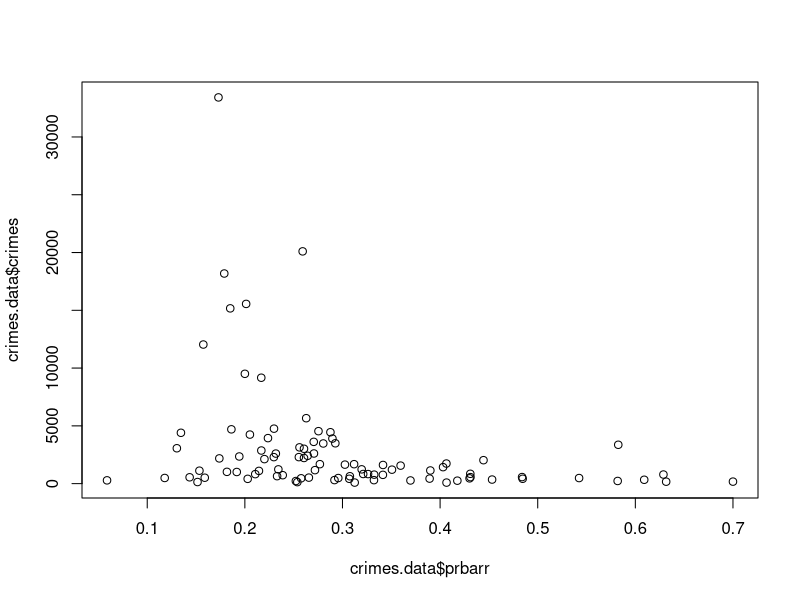
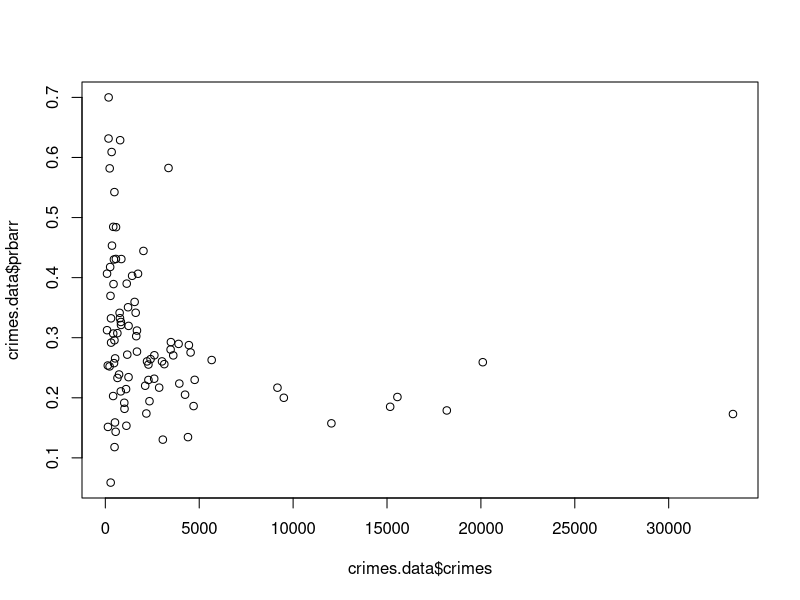
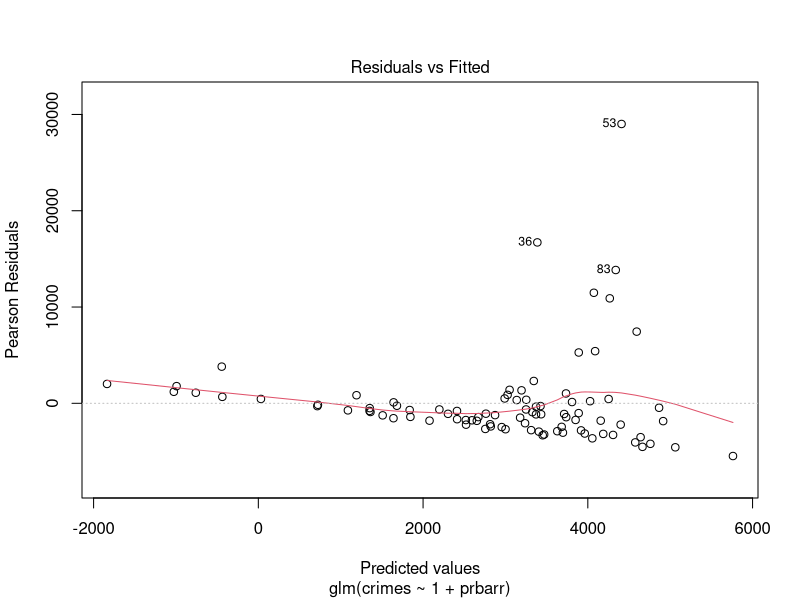
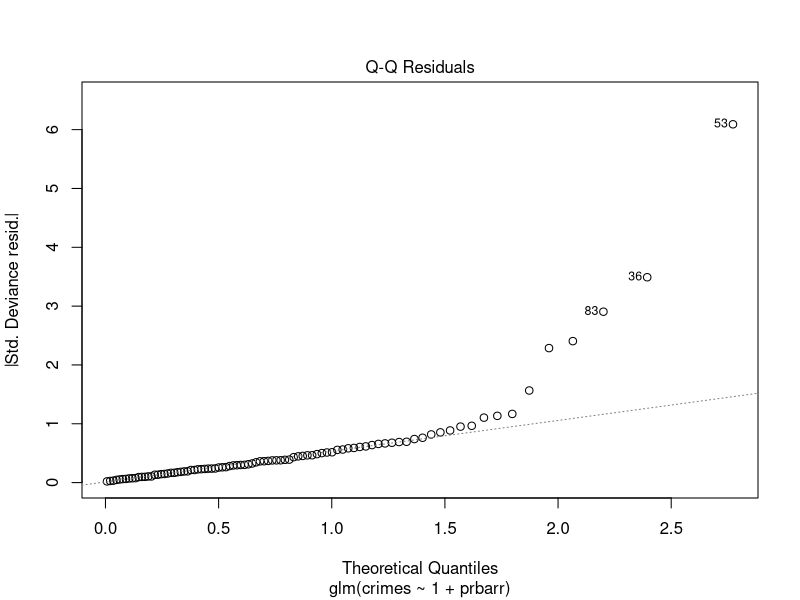
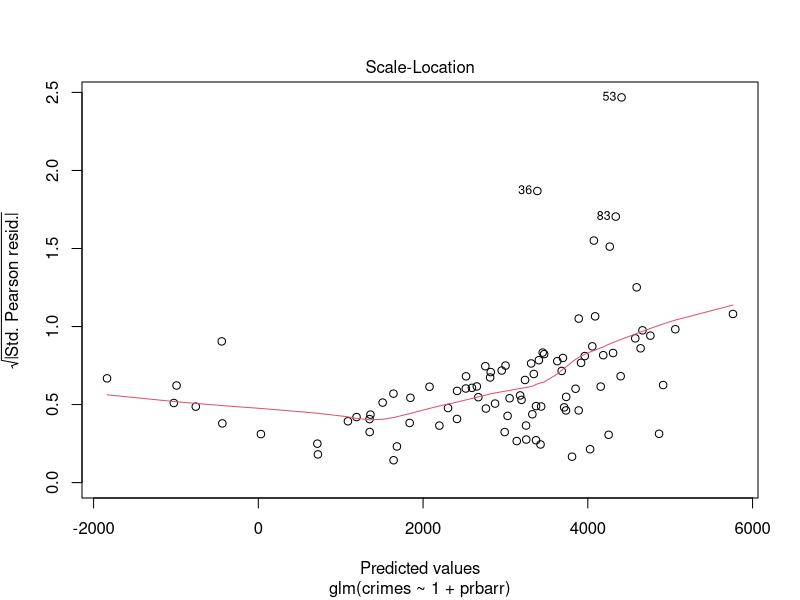
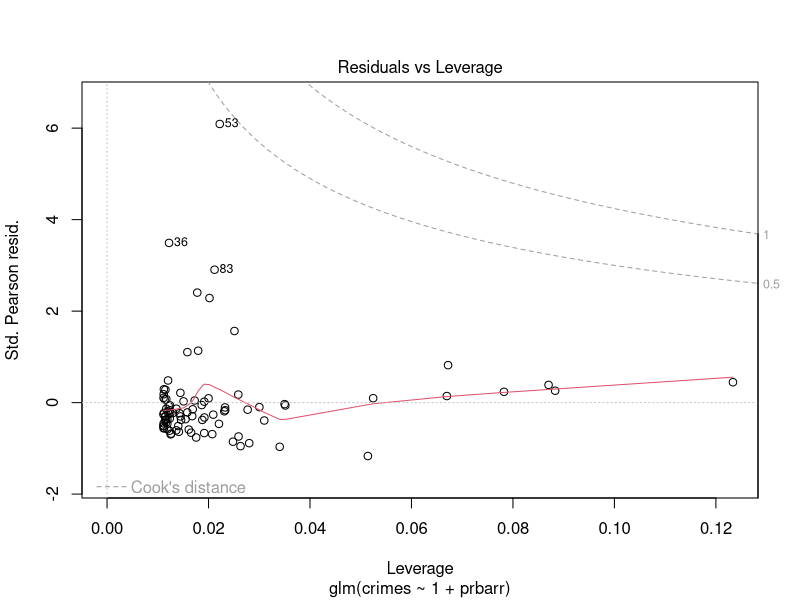
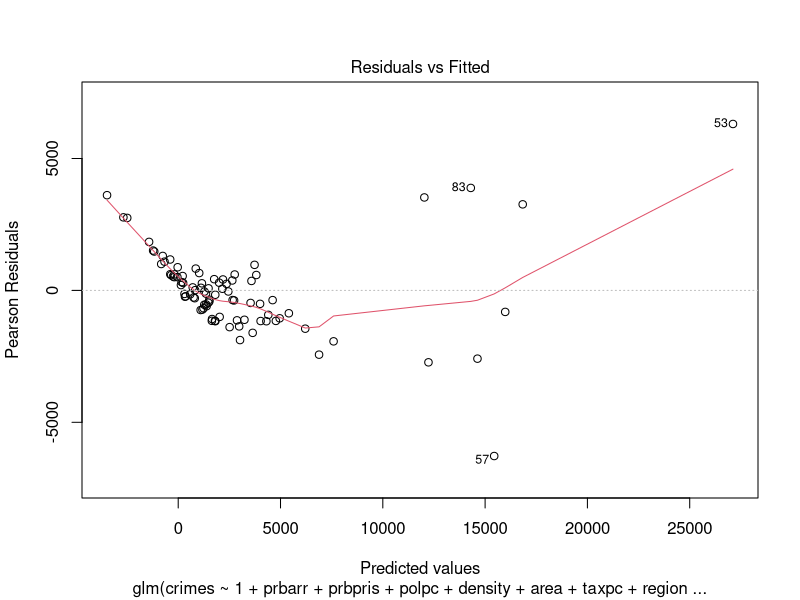
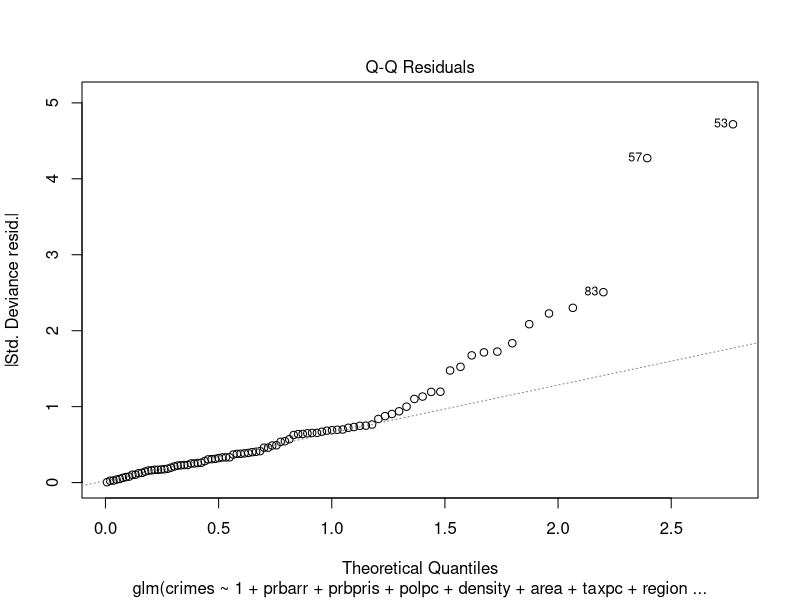

R code for these plots, in order: (Note: this script raises an error after producing the figures.)
setwd(dir = "~/Dokumente/Master/3. Fachsemester/statistische Verfahren/WS 17⁄18/projekt/crimes/")
crimes.data <- read.csv("crimes.csv")
head(crimes.data)
plot(crimes.data$crimes~crimes.data$prbarr)
plot(crimes.data$crimes, crimes.data$prbarr)

cpa <- crimes.data$crimes/crimes.data$area # crimes per area

m0 <- glm(crimes~1+prbarr, data = crimes.data)
plot(m0)

mAll <- glm(crimes~1+prbarr+prbpris+polpc+density+area+taxpc+region+pctmin+pctymale+wcon+wsta+wser+wtrd+wfir, data = crimes.data)
plot(mAll)
step(mAll, ~1+prbarr+prbpris+polpc+density+area+taxpc+region+pctmin+pctymale+wcon+wsta+wser+wtrd+wfir)

mAll2 <- glm((crimes~(1+prbarr+prbpris+polpc+density+area+taxpc+region+pctmin+pctymale+wcon+wsta+wser+wtrd+wfir)^2), data = crimes.data)
plot(mAll2)
step(mAll2, ~(1+prbarr+prbpris+polpc+density+area+taxpc+region+pctmin+pctymale+wcon+wsta+wser+wtrd+wfir)^2)

anova(m0, mAll, test = "LRT")
AIC(m0, mAll)

m1 <- glm(crimes~1+prbarr:prbpris, data = crimes.data)
plot(m1)
AIC(m0, mAll, m1)

mAll2 <- glm(crimes~(1+prbarr+prbpris+polpc+density+area+taxpc+region+pctmin+pctymale+wcon+wsta+wser+wtrd+wfir)^2, data = crimes.data)
add1(m1, scope = ~(1+prbarr+prbpris+polpc+density+area+taxpc)^2)

m2 <- glm(crimes~(1+prbarr+prbpris)^2, data = crimes.data)
add1(m2, prbarr)
AIC(m0, mAll, mAll2, m1, m2)
BIC(m0, mAll, mAll2, m1, m2)
?AIC

mTrade <- glm(crimes~(1+wsta+wser+wtrd+wfir)^2, data = crimes.data)
AIC(m0, mAll, mAll2, m1, m2, mTrade)
plot(mTrade, which = 1)

plot(crimes.data$crimes, crimes.data$prbarr)
plot(crimes.data$crimes, crimes.data$prbpris)

mArrest <- glm(crimes~(1+prbarr), data = crimes.data)
plot(mArrest, which = 1)
AIC(m0, mAll, mAll2, m1, m2, mTrade, mArrest)
add1(mArrest, scope = ~(1+crimes.data$prbarr))

maxY <- max(crimes.data$crimes)
maxY
normY <- crimes.data$crimes/maxY
normY
plot(normY, crimes.data$prbarr)
mArrestNorm <- glm(normY~(1+prbarr), data = crimes.data)
AIC(m0, mAll, mAll2, m1, m2, mTrade, mArrest, mArrestNorm)

mArea <- glm(crimes~1+area, data = crimes.data)
plot(mArea, which = 1)
AIC(m0, mAll, mAll2, m1, m2, mTrade, mArrest, mArrestNorm, mArea)
plot(crimes.data$crimes, crimes.data$area)
# wtf: the smaller the area the more crimes?

plot(crimes.data$crimes, crimes.data$density)
mDensity <- glm(crimes~1+density, data = crimes.data)
plot(mDensity, which = 1)
AIC(m0, mAll, mAll2, m1, m2, mTrade, mArrest, mArrestNorm, mArea, mDensity)

m3 <- glm(crimes~1+area+density+area:density, data = crimes.data)
AIC(m0, mAll, mAll2, m1, m2, mTrade, mArrest, mArrestNorm, mArea, mDensity, m3)
# crimes~1+area+density+area:density => 1549
# cpa~1+area:density => 581
# cpa~1+area+density+area:density => 426. bis jetzt beste!
plot(m3, which = 1)
coef(m3)
?coef


m3Wcon <- glm(crimes~1+area+density+area:density+wcon, data = crimes.data)
AIC(m0, mAll, mAll2, m1, m2, mTrade, mArrest, mArrestNorm, mArea, mDensity, m3, m3Wcon)

m3Wsta <- glm(crimes~1+area+density+area:density+wsta, data = crimes.data)
AIC(m0, mAll, mAll2, m1, m2, mTrade, mArrest, mArrestNorm, mArea, mDensity, m3, m3Wsta)

m3Wser <- glm(crimes~1+area+density+area:density+wser, data = crimes.data)
AIC(m0, mAll, mAll2, m1, m2, mTrade, mArrest, mArrestNorm, mArea, mDensity, m3, m3Wser)
# klein wenig besser

m3Wtrd <- glm(crimes~1+area+density+area:density+wtrd, data = crimes.data)
AIC(m0, mAll, mAll2, m1, m2, mTrade, mArrest, mArrestNorm, mArea, mDensity, m3, m3Wtrd)

m3Wfir <- glm(crimes~1+area+density+area:density+wfir, data = crimes.data)
AIC(m0, mAll, mAll2, m1, m2, mTrade, mArrest, mArrestNorm, mArea, mDensity, m3, m3Wfir)

plot(crimes.data$crimes, crimes.data$area)
plot(crimes.data$crimes, crimes.data$region)

m4 <- glm(normY~(1+prbarr+region), data = crimes.data)
AIC(m4)
AIC(m0, mAll, mAll2, m1, m2, mTrade, mArrest, mArrestNorm, mArea, mDensity, m3, m3Wfir, m4)

m4Wfir <- glm(normY~(1+prbarr+region+area+density+area:density+wfir), data = crimes.data)
AIC(m0, mAll, mAll2, m1, m2, mTrade, mArrest, mArrestNorm, mArea, mDensity, m3, m3Wfir, m4, m4Wfir)
anova(mDensity, m3, m3Wfir, m4, m4Wfir)

m4Wfir <- glm(normY~(1+prbarr+region+area+density+area:density+wfir), data = crimes.data, family = poisson)
m4Wfir2 <- glm(normY~(1+prbarr+region+area+density+area:density+wfir), data = crimes.data, family = binomial)
BIC(m4Wfir, m4Wfir2)

# single models #
mPrbarr <- glm(normY~(1+prbarr), data = crimes.data)
mPrbpris <- glm(normY~(1+prbpris), data = crimes.data)
mPolpc <- glm(normY~(1+prbpris), data = crimes.data)
mDensity <- glm(normY~(1+density), data = crimes.data)
mArea <- glm(normY~(1+area), data = crimes.data)
mTaxpc <- glm(normY~(1+taxpc), data = crimes.data)
mRegion <- glm(normY~(1+region), data = crimes.data)
mPctmin <- glm(normY~(1+pctmin), data = crimes.data)
mPctymale <- glm(normY~(1+pctymale), data = crimes.data)
mWcon <- glm(normY~(1+wcon), data = crimes.data)
mWsta <- glm(normY~(1+wsta), data = crimes.data)
mWser <- glm(normY~(1+wser), data = crimes.data)
mWtrd <- glm(normY~(1+wtrd), data = crimes.data)
mWfir <- glm(normY~(1+wfir), data = crimes.data)
allA <- AIC(mPrbarr, mPrbpris, mPolpc, mDensity, mArea, 
           mTaxpc, mRegion, mPctmin, mPctymale, mWcon, mWsta, mWser, mWtrd, mWfir)
allA
plot(allA$AIC)

allB <- BIC(mPrbarr, mPrbpris, mPolpc, mDensity, mArea, 
            mTaxpc, mRegion, mPctmin, mPctymale, mWcon, mWsta, mWser, mWtrd, mWfir)
allB
plot(allB$BIC)

mLohn <- glm(normY~(1+wcon+wsta+wser+wtrd+wfir), data = crimes.data)
plot(mLohn, which = 1)
AIC(mLohn)
BIC(mLohn)
anova(mLohn)
step(mLohn, ~(1+wcon+wsta+wser+wtrd+wfir))

m5 <- glm(normY~(1+prbarr+region+area+density+area:density+wcon+wsta+wser+wtrd+wfir), data = crimes.data, family = binomial)
plot(m5, which = 1)
AIC(m5)
BIC(m5)
anova(m5)
summary(m5)

m5T <- glm(normY~(1+prbarr+region+area+density+wcon+wsta+wser+wtrd+wfir), data = crimes.data, family = binomial)
AIC(m5T)
BIC(m5T)
anova(m5T)
summary(m5T)
coef(m5T)

mRegionI <- glm(crimes ~ density + prbarr:region + prbpris:region + prbpris:region
                         + prbpris:region + polpc:region + density:region 
                         + area:region + taxpc:region + region:pctmin 
                         + region:pctymale + region:wcon, 
                data = crimes.data)

aics <- AIC(mPrbarr, mPrbpris, mPolpc, mDensity, mArea, 
            mTaxpc, mRegion, mPctmin, mPctymale, 
            mWcon, mWsta, mWser, mWtrd, mWfir, 
            mLohn, m5, m5T)


plot(aics$AIC)
cvs <- cbind(cv(mPrbarr), cv(mPrbpris), cv(mPolpc), cv(mDensity), cv(mArea),
             cv(mTaxpc), cv(mRegion), cv(mPctmin), cv(mPctymale), 
             cv(mWcon), cv(mWsta), cv(mWser), cv(mWtrd), cv(mWfir), 
             cv(mLohn), cv(m5), cv(m5T)) 
plot(order(cvs[1,]))
order(cvs[1,])
plot(order(aics$AIC))
order(aics$AIC)
